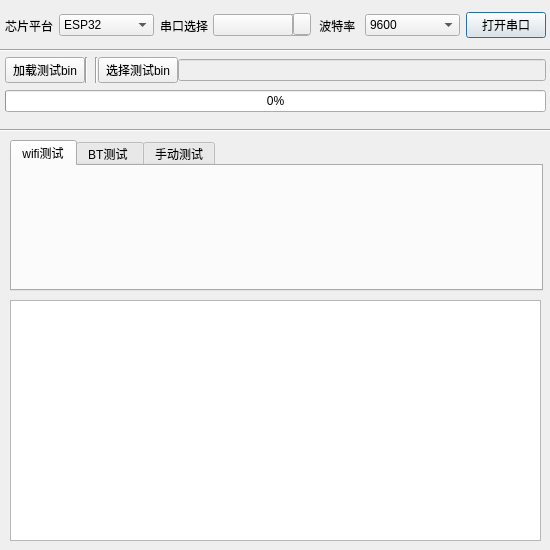
<?xml version="1.0" encoding="UTF-8"?>
<ui version="4.0">
 <class>EspRFtestTool</class>
 <widget class="QDialog" name="EspRFtestTool">
  <property name="enabled">
   <bool>true</bool>
  </property>
  <property name="geometry">
   <rect>
    <x>0</x>
    <y>0</y>
    <width>550</width>
    <height>550</height>
   </rect>
  </property>
  <property name="sizePolicy">
   <sizepolicy hsizetype="Minimum" vsizetype="Minimum">
    <horstretch>0</horstretch>
    <verstretch>0</verstretch>
   </sizepolicy>
  </property>
  <property name="minimumSize">
   <size>
    <width>550</width>
    <height>550</height>
   </size>
  </property>
  <property name="maximumSize">
   <size>
    <width>550</width>
    <height>550</height>
   </size>
  </property>
  <property name="contextMenuPolicy">
   <enum>Qt::DefaultContextMenu</enum>
  </property>
  <property name="windowTitle">
   <string>EspRFtestTool</string>
  </property>
  <widget class="QWidget" name="horizontalLayoutWidget">
   <property name="geometry">
    <rect>
     <x>0</x>
     <y>0</y>
     <width>551</width>
     <height>51</height>
    </rect>
   </property>
   <layout class="QHBoxLayout" name="horizontalLayout_1">
    <property name="leftMargin">
     <number>5</number>
    </property>
    <property name="rightMargin">
     <number>5</number>
    </property>
    <item>
     <widget class="QLabel" name="label_2">
      <property name="sizePolicy">
       <sizepolicy hsizetype="Fixed" vsizetype="Preferred">
        <horstretch>0</horstretch>
        <verstretch>0</verstretch>
       </sizepolicy>
      </property>
      <property name="text">
       <string>芯片平台</string>
      </property>
     </widget>
    </item>
    <item>
     <widget class="QComboBox" name="cbChipType">
      <item>
       <property name="text">
        <string>ESP32</string>
       </property>
      </item>
      <item>
       <property name="text">
        <string>ESP8266</string>
       </property>
      </item>
     </widget>
    </item>
    <item>
     <widget class="QLabel" name="label_3">
      <property name="sizePolicy">
       <sizepolicy hsizetype="Fixed" vsizetype="Preferred">
        <horstretch>0</horstretch>
        <verstretch>0</verstretch>
       </sizepolicy>
      </property>
      <property name="text">
       <string>串口选择</string>
      </property>
     </widget>
    </item>
    <item>
     <widget class="QComboBox" name="cbComIndex">
      <item>
       <property name="text">
        <string> </string>
       </property>
      </item>
     </widget>
    </item>
    <item>
     <widget class="QLabel" name="label">
      <property name="sizePolicy">
       <sizepolicy hsizetype="Fixed" vsizetype="Preferred">
        <horstretch>0</horstretch>
        <verstretch>0</verstretch>
       </sizepolicy>
      </property>
      <property name="text">
       <string> 波特率 </string>
      </property>
     </widget>
    </item>
    <item>
     <widget class="QComboBox" name="cbComBaud">
      <item>
       <property name="text">
        <string>9600</string>
       </property>
      </item>
      <item>
       <property name="text">
        <string>74880</string>
       </property>
      </item>
      <item>
       <property name="text">
        <string>115200</string>
       </property>
      </item>
      <item>
       <property name="text">
        <string>921600</string>
       </property>
      </item>
     </widget>
    </item>
    <item>
     <widget class="QPushButton" name="pbOpenSerial">
      <property name="enabled">
       <bool>true</bool>
      </property>
      <property name="sizePolicy">
       <sizepolicy hsizetype="Fixed" vsizetype="Fixed">
        <horstretch>0</horstretch>
        <verstretch>0</verstretch>
       </sizepolicy>
      </property>
      <property name="text">
       <string>打开串口</string>
      </property>
     </widget>
    </item>
   </layout>
   <zorder>label_2</zorder>
   <zorder>label_3</zorder>
   <zorder>cbChipType</zorder>
   <zorder>cbComIndex</zorder>
   <zorder>label</zorder>
   <zorder>pbOpenSerial</zorder>
   <zorder>cbComBaud</zorder>
  </widget>
  <widget class="Line" name="line">
   <property name="geometry">
    <rect>
     <x>-3</x>
     <y>40</y>
     <width>611</width>
     <height>20</height>
    </rect>
   </property>
   <property name="orientation">
    <enum>Qt::Horizontal</enum>
   </property>
  </widget>
  <widget class="QWidget" name="verticalLayoutWidget">
   <property name="geometry">
    <rect>
     <x>0</x>
     <y>50</y>
     <width>551</width>
     <height>71</height>
    </rect>
   </property>
   <layout class="QVBoxLayout" name="verticalLayout_11">
    <property name="spacing">
     <number>0</number>
    </property>
    <property name="leftMargin">
     <number>5</number>
    </property>
    <property name="rightMargin">
     <number>5</number>
    </property>
    <item>
     <layout class="QHBoxLayout" name="horizontalLayout_5">
      <item>
       <widget class="QPushButton" name="pbLoadBin">
        <property name="sizePolicy">
         <sizepolicy hsizetype="Fixed" vsizetype="Fixed">
          <horstretch>0</horstretch>
          <verstretch>0</verstretch>
         </sizepolicy>
        </property>
        <property name="text">
         <string>加载测试bin</string>
        </property>
       </widget>
      </item>
      <item>
       <widget class="Line" name="line_3">
        <property name="orientation">
         <enum>Qt::Vertical</enum>
        </property>
       </widget>
      </item>
      <item>
       <widget class="QLabel" name="label_4">
        <property name="sizePolicy">
         <sizepolicy hsizetype="Fixed" vsizetype="Preferred">
          <horstretch>0</horstretch>
          <verstretch>0</verstretch>
         </sizepolicy>
        </property>
        <property name="text">
         <string>  </string>
        </property>
       </widget>
      </item>
      <item>
       <widget class="Line" name="line_4">
        <property name="orientation">
         <enum>Qt::Vertical</enum>
        </property>
       </widget>
      </item>
      <item>
       <widget class="QPushButton" name="pbOpenFile">
        <property name="sizePolicy">
         <sizepolicy hsizetype="Fixed" vsizetype="Fixed">
          <horstretch>0</horstretch>
          <verstretch>0</verstretch>
         </sizepolicy>
        </property>
        <property name="text">
         <string>选择测试bin</string>
        </property>
       </widget>
      </item>
      <item>
       <widget class="QLineEdit" name="leFilePath">
        <property name="enabled">
         <bool>false</bool>
        </property>
       </widget>
      </item>
     </layout>
    </item>
    <item>
     <layout class="QHBoxLayout" name="horizontalLayout_7">
      <item>
       <widget class="QProgressBar" name="pbLoad">
        <property name="value">
         <number>0</number>
        </property>
       </widget>
      </item>
     </layout>
    </item>
   </layout>
  </widget>
  <widget class="Line" name="line_2">
   <property name="geometry">
    <rect>
     <x>0</x>
     <y>120</y>
     <width>911</width>
     <height>20</height>
    </rect>
   </property>
   <property name="orientation">
    <enum>Qt::Horizontal</enum>
   </property>
  </widget>
  <widget class="QTabWidget" name="tabWidget">
   <property name="geometry">
    <rect>
     <x>10</x>
     <y>140</y>
     <width>533</width>
     <height>151</height>
    </rect>
   </property>
   <property name="currentIndex">
    <number>0</number>
   </property>
   <widget class="QWidget" name="tab">
    <attribute name="title">
     <string>wifi测试</string>
    </attribute>
   </widget>
   <widget class="QWidget" name="tab_2">
    <attribute name="title">
     <string>BT测试 </string>
    </attribute>
   </widget>
   <widget class="QWidget" name="tab_3">
    <attribute name="title">
     <string>手动测试</string>
    </attribute>
   </widget>
  </widget>
  <widget class="QTextBrowser" name="tbSerial">
   <property name="geometry">
    <rect>
     <x>10</x>
     <y>300</y>
     <width>531</width>
     <height>241</height>
    </rect>
   </property>
   <property name="sizePolicy">
    <sizepolicy hsizetype="Expanding" vsizetype="Expanding">
     <horstretch>0</horstretch>
     <verstretch>200</verstretch>
    </sizepolicy>
   </property>
  </widget>
  <widget class="QPushButton" name="pbComIndex">
   <property name="geometry">
    <rect>
     <x>213</x>
     <y>14</y>
     <width>80</width>
     <height>22</height>
    </rect>
   </property>
   <property name="text">
    <string/>
   </property>
  </widget>
  <widget class="QPushButton" name="pbComIndex_2">
   <property name="geometry">
    <rect>
     <x>293</x>
     <y>13</y>
     <width>18</width>
     <height>22</height>
    </rect>
   </property>
   <property name="text">
    <string/>
   </property>
   <property name="icon">
    <iconset>
     <normaloff>image/combobox2.png</normaloff>image/combobox2.png</iconset>
   </property>
   <property name="iconSize">
    <size>
     <width>18</width>
     <height>22</height>
    </size>
   </property>
  </widget>
 </widget>
 <resources/>
 <connections/>
</ui>
